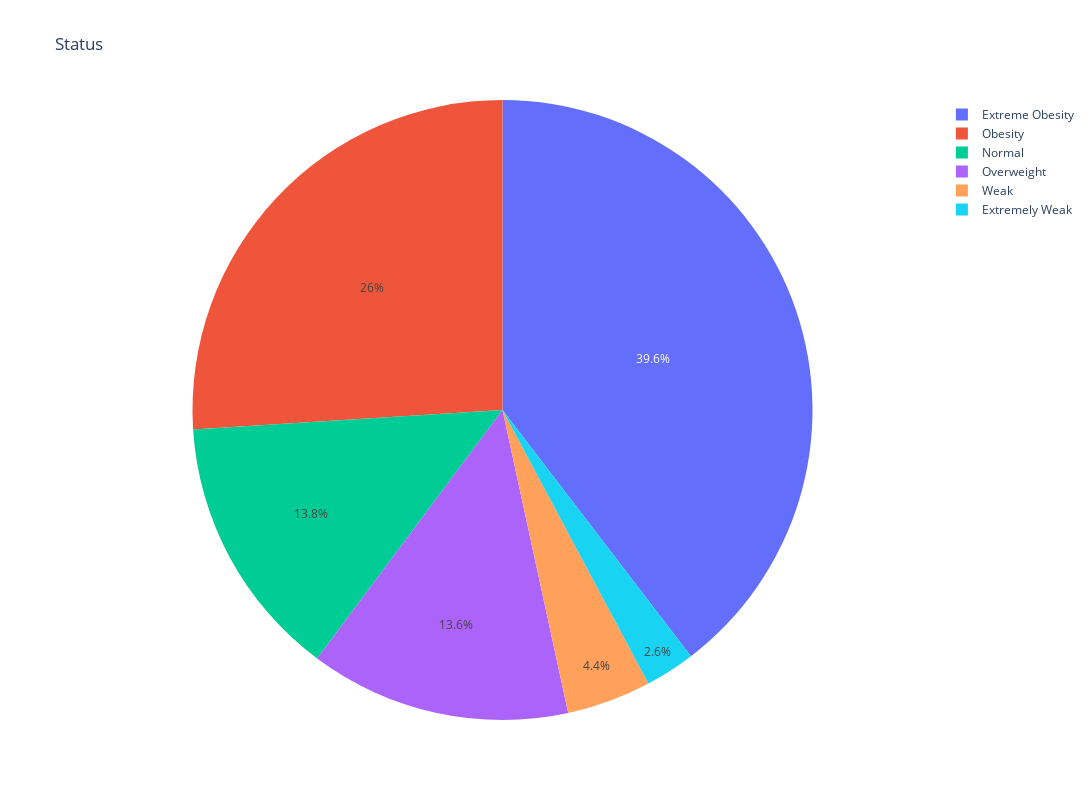

Source (notebook cell):
### Code cell
fig = px.pie(categories, values='count', names=list(list(categories.index)), title='Status',width=1200, height=800,)
fig.show()

### Figure 1 — Plotly figure (JSON) as saved in the notebook; plotly's stock layout.template omitted (floating-point values rounded to 4 significant figures)
{"data": [{"domain": {"x": [0, 1], "y": [0, 1]}, "hovertemplate": "label=%{label}<br>count=%{value}<extra></extra>", "labels": ["Extreme Obesity", "Obesity", "Normal", "Overweight", "Weak", "Extremely Weak"], "legendgroup": "", "name": "", "showlegend": true, "type": "pie", "values": [198, 130, 69, 68, 22, 13]}], "layout": {"height": 800, "legend": {"tracegroupgap": 0}, "title": {"text": "Status"}, "width": 1200}}
